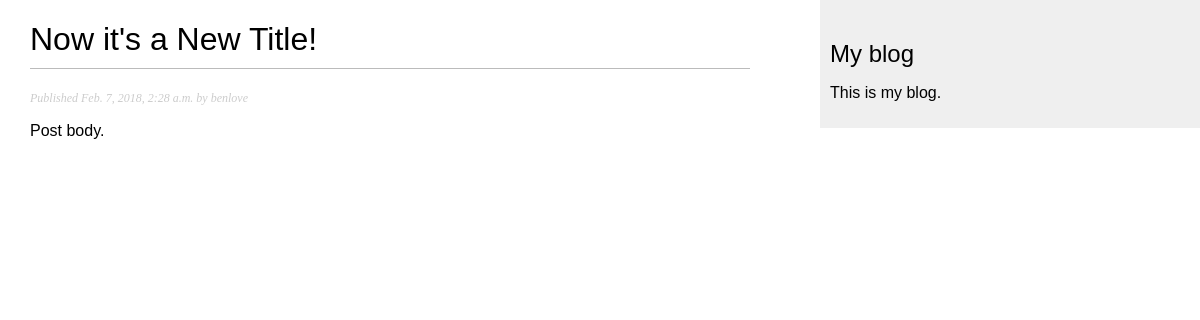
Screenshot of /blog/2018/02/07/one-more-post-again/ with the database file from the repository.
### blog/models.py (models this page shows, shortened)
class Post(models.Model):
    STATUS_CHOICES = (
        ('draft', 'Draft'),
        ('published', 'Published'),
    )
    title = models.CharField(max_length=250)
    slug = models.SlugField(max_length=250, unique_for_date='publish')
    author = models.ForeignKey(User, related_name='blog_posts')
    body = models.TextField()
    publish = models.DateTimeField(default=timezone.now)
    created = models.DateTimeField(auto_now_add=True)
    updated = models.DateTimeField(auto_now=True)
    status = models.CharField(max_length=10,
                                choices=STATUS_CHOICES,
                                default='draft')
    objects = models.Manager() # The default manager
    published = PublishedManager() # Custom manager
    class Meta:
        ordering = ('-publish',)

### blog/views.py (the view)
def post_detail(request, year, month, day, post):
    post = get_object_or_404(Post, slug=post,
        status='published',
        publish__year=year,
        publish__month=month,
        publish__day=day)
    return render(request, 'blog/post/detail.html', {'post': post})

### blog/templates/blog/post/detail.html (shortened to what this page needs)
{% extends "blog/base.html" %}
{% block content %}
    <h1>{{ post.title }}</h1>
    <p class="date">
        Published {{ post.publish }} by {{ post.author }}
    </p>
    {{ post.body|linebreaks }}
{% endblock %}

### blog/static/css/blog.css (style rules this page uses)
body { margin:0; padding:0; font-family:helvetica, sans-serif; }
h1 { font-weight:normal; border-bottom:1px solid #bbb; padding:0 0 10px 0; }
p.date { color:#ccc; font-family: georgia, serif; font-size: 12px; font-style: italic; }

### rows the page displays
Post: title "Now it's a New Title!", publish "Feb. 7, 2018, 2:28 a.m.", author "benlove", body "Post body."
